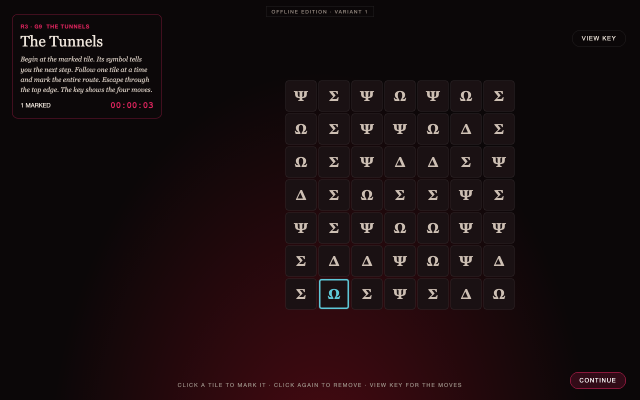
#> input picture tools/simulator/eval/fixtures/variant_game9_seed1.png, 1280 x 800 px (shown at 1/2 size)
$ python -i grid.py   (imports and definitions only)   (older library calls are emulated)
#> lines starting #> are read from the running program, lines starting #| are printed output that depends on the picture; after the words box and inside, x2 and y2 are one past the last pixel; in counts of white or black regions, pixels touching at a corner belong together
#> further down, picture is the input picture: shape (800, 1280, 3); mean B, G, R 14.7, 12.9, 24.5
#!/usr/bin/env python3
"""Deterministic helpers for grid puzzles (Round 3 G8 "The Message Between", G9 "The Tunnels", and lookalikes).

  grid.py read IMAGE [--out DIR]
      Find every grid of same-size tiles in a screenshot. For each grid: rows × cols, exact cell boxes (fractions of the
      image, ready for <step at=…>), highlighted cells (glow/colour, e.g. the start tile or marked tiles), the text in
      each cell (native OCR), and for symbol tiles (arrows, runes, icons) a class letter per cell. Tiles with the same
      symbol share a letter, so you only identify each CLASS once (classes.png shows one sample per class) instead of
      reading every tile. Writes DIR/grid.json for the other commands.

  grid.py route --json DIR/grid.json [--grid N] --key "A=UP,B=DOWN,C=LEFT,D=RIGHT" [--start R,C] [--exit top]
  grid.py route --cells "DLUDDL/DDULDD/..." --key "U=UP,D=DOWN,L=LEFT,R=RIGHT" --start 6,3
      G9: follow the symbols from the start (1-based row,col; default: the highlighted cell) until the route leaves
      through the exit edge. Reports loops / wrong exits, prints the route and ready-to-paste click <step>s.

  grid.py message --seats "STA/Y_C/ALM" --rows "3,1,2" --cols "STORM,FIRE,WAVE" --want-rows "1,2,3"
                  --want-cols "FIRE,WAVE,STORM" --coords "1:FIRE 1:WAVE 1:STORM 2:FIRE ..."
      G8: letters sit FIXED in their seats while the row/column markers move. Prints the transmission text for the target
      arrangement (_ = the blank seat = a space), the marker moves (as swaps) to get from the current to the target
      order, and what the coordinates would read WITHOUT rearranging (the trap).
"""
import argparse
import collections, json
import os
import subprocess
import sys

import cv2
import numpy as np

ROOT = os.path.dirname(os.path.dirname(os.path.abspath(__file__)))
OCR = os.path.join(ROOT, "tools", "ocr", "ocr")


# ----------------------------------------------------------------------------------------------------------- read
def square_boxes(img):
    """Candidate tiles: roughly square contours, several edge thresholds, de-duplicated."""
    g = cv2.cvtColor(img, cv2.COLOR_BGR2GRAY)
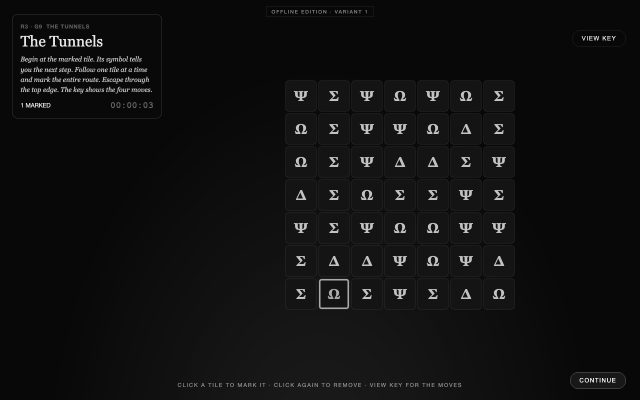
#> g: shape (800, 1280) (shown at 1/2 size); min 8, max 255, mean 16.5
    H, W = g.shape
#> H = 800; W = 1280
    out = []
    for lo, hi, close in ((30, 90, 0), (15, 50, 0), (50, 150, 0), (20, 60, 5)):
        e = cv2.Canny(cv2.GaussianBlur(g, (3, 3), 0), lo, hi)
        e = cv2.dilate(e, np.ones((2, 2), np.uint8))
        if close:  # dashed outlines (answer boxes): bridge the gaps between dashes
            e = cv2.morphologyEx(e, cv2.MORPH_CLOSE, np.ones((close, close), np.uint8))
        cs, _ = cv2.findContours(e, cv2.RETR_LIST, cv2.CHAIN_APPROX_SIMPLE)
        for c in cs:
            x, y, w, h = cv2.boundingRect(c)
            if w < 18 or h < 18 or w > W * 0.3 or h > H * 0.3 or not 0.8 < w / h < 1.25:
                continue
            area = cv2.contourArea(c)
            if area < 0.6 * w * h:  # must be a filled-looking rectangle outline
                continue
            out.append((x, y, w, h))
#> this loop made 4 passes
#> pass 1, in square_boxes, `e = cv2.Canny(cv2.GaussianBlur(g, (3, 3), 0), lo, hi)`:
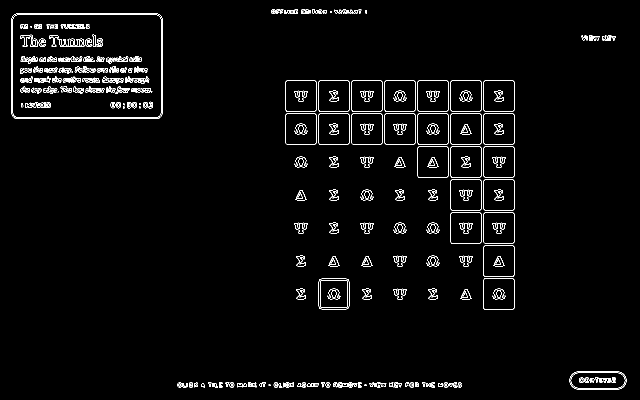
#> e: shape (800, 1280) (shown at 1/2 size); 2.4% white in thin lines or dots
#> pass 1, in square_boxes, `e = cv2.dilate(e, np.ones((2, 2), np.uint8))`:
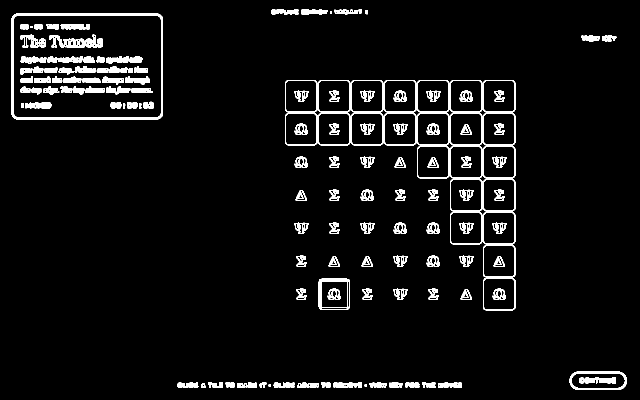
#> e: shape (800, 1280) (shown at 1/2 size); 5% white; 166 white regions (2 under 20 px), largest, box (x1, y1, x2, y2) and area: (23, 27, 326, 239) 4022, (1139, 743, 1254, 780) 1098, (637, 557, 700, 620) 903
#> pass 2, in square_boxes, `e = cv2.Canny(cv2.GaussianBlur(g, (3, 3), 0), lo, hi)`:
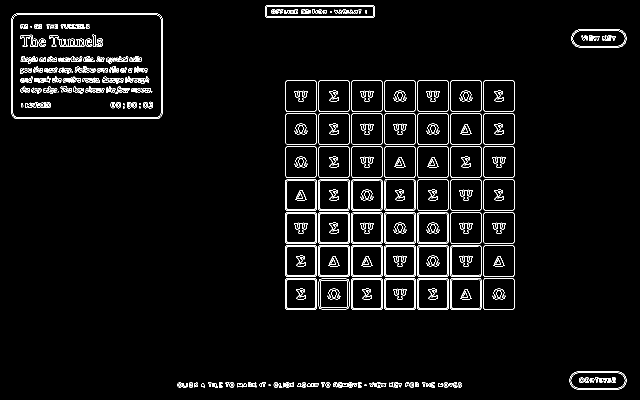
#> e: shape (800, 1280) (shown at 1/2 size); 3.6% white in thin lines or dots
#> pass 2, in square_boxes, `e = cv2.dilate(e, np.ones((2, 2), np.uint8))`:
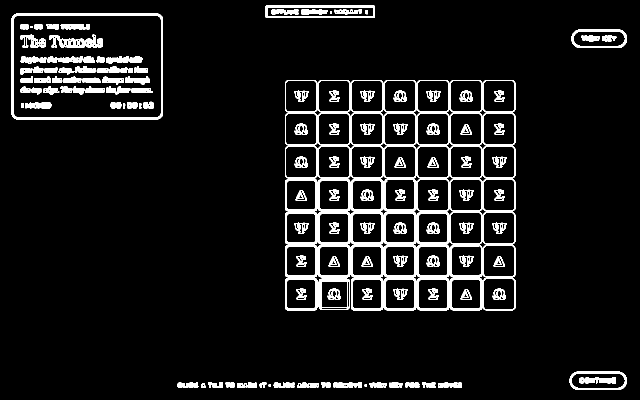
#> e: shape (800, 1280) (shown at 1/2 size); 7.4% white; 193 white regions (2 under 20 px), largest, box (x1, y1, x2, y2) and area: (23, 27, 326, 239) 4022, (531, 11, 750, 36) 1884, (1139, 743, 1254, 780) 1098
#> after the loop:
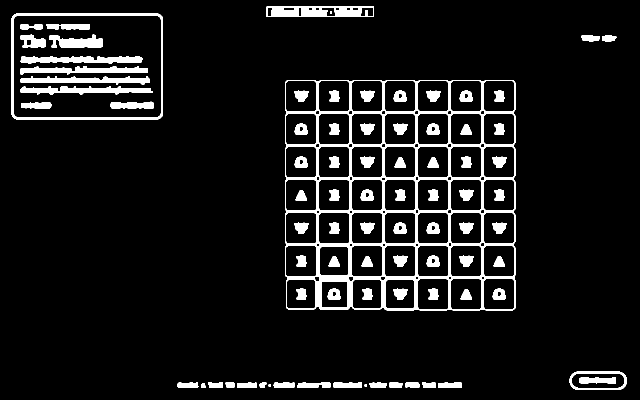
#> e: shape (800, 1280) (shown at 1/2 size); 8.1% white; 83 white regions, largest, box (x1, y1, x2, y2) and area: (570, 160, 1031, 621) 32478, (23, 27, 326, 239) 4036, (533, 13, 748, 34) 3333
#> after the loop, out = 255 items, first 6: (921, 578, 23, 22), (642, 562, 53, 53), (967, 557, 63, 63), (637, 557, 63, 63), (966, 556, 65, 65), (987, 512, 23, 22)
    # merge near-duplicates (same tile found by several thresholds / inner+outer borders): keep the larger
    out.sort(key=lambda b: -b[2] * b[3])
    keep = []
    for b in out:
        cx, cy = b[0] + b[2] / 2, b[1] + b[3] / 2
        if any(abs(cx - (k[0] + k[2] / 2)) < k[2] * 0.35 and abs(cy - (k[1] + k[3] / 2)) < k[3] * 0.35 for k in keep):
            continue
        keep.append(b)
#> this loop made 255 passes
#> (b, cx, cy) on passes 1 to 3: ((966, 556, 65, 65), 998.5, 588.5), ((966, 490, 65, 65), 998.5, 522.5), ((966, 424, 65, 65), 998.5, 456.5)
#> after the loop, keep = 49 items, first 6: (966, 556, 65, 65), (966, 490, 65, 65), (966, 424, 65, 65), (900, 424, 65, 65), (966, 358, 65, 65), (900, 358, 65, 65)
    return keep


# [101 lines left out: functions cluster_1d, even_lattice, grids_from_boxes, ocr_lines, reread, not called in this run]


_ALPHA = None


def _prep(f):
    f = cv2.GaussianBlur(f, (0, 0), 1.5); f = f - f.mean(); return f / (np.linalg.norm(f) + 1e-6)


# [85 lines left out: functions alphabet_templates, match_letter, glyph, glyph_hr, not called in this run]


def _prep(f):
    f = cv2.GaussianBlur(f, (0, 0), 1.5); f = f - f.mean(); return f / (np.linalg.norm(f) + 1e-6)


def _rot(f, a):
    M = cv2.getRotationMatrix2D((f.shape[1] / 2, f.shape[0] / 2), a, 1.0)
    return cv2.warpAffine(f, M, (f.shape[1], f.shape[0]), flags=cv2.INTER_LINEAR, borderValue=0)


# [8 lines left out: function stroke_gap, not called in this run]


MOVE_WORDS = {"up": "UP", "down": "DOWN", "left": "LEFT", "right": "RIGHT", "north": "UP", "south": "DOWN", "west": "LEFT",
              "east": "RIGHT", "↑": "UP", "↓": "DOWN", "←": "LEFT", "→": "RIGHT"}


# [398 lines left out: functions key_card, input_fields, tile_lines, cmd_read, not called in this run]


# ---------------------------------------------------------------------------------------------------------- route
DIRS = {"UP": (-1, 0), "DOWN": (1, 0), "LEFT": (0, -1), "RIGHT": (0, 1), "U": (-1, 0), "D": (1, 0), "L": (0, -1), "R": (0, 1),
        "N": (-1, 0), "S": (1, 0), "W": (0, -1), "E": (0, 1),
        "UPLEFT": (-1, -1), "UPRIGHT": (-1, 1), "DOWNLEFT": (1, -1), "DOWNRIGHT": (1, 1),
        "UL": (-1, -1), "UR": (-1, 1), "DL": (1, -1), "DR": (1, 1), "NW": (-1, -1), "NE": (-1, 1), "SW": (1, -1), "SE": (1, 1)}
TURNS = {"STRAIGHT": 0, "FORWARD": 0, "AHEAD": 0, "F": 0, "S": 0, "LEFT": -1, "L": -1, "RIGHT": 1, "R": 1, "BACK": 2, "B": 2,
         "UTURN": 2}
HEAD = [(-1, 0), (0, 1), (1, 0), (0, -1)]  # clockwise from UP
# pipe tiles: which sides are open (U, R, D, L)
PIPES = {"┃": "UD", "│": "UD", "║": "UD", "━": "LR", "─": "LR", "═": "LR", "┏": "RD", "┌": "RD", "╔": "RD",
         "┓": "LD", "┐": "LD", "╗": "LD", "┗": "UR", "└": "UR", "╚": "UR", "┛": "UL", "┘": "UL", "╝": "UL",
         "╋": "UDLR", "┼": "UDLR", "╬": "UDLR", "┣": "UDR", "├": "UDR", "┫": "UDL", "┤": "UDL", "┳": "LRD", "┬": "LRD",
         "┻": "LRU", "┴": "LRU"}
SIDE = {"U": (-1, 0), "D": (1, 0), "L": (0, -1), "R": (0, 1)}
OPP = {"U": "D", "D": "U", "L": "R", "R": "L"}


# [199 lines left out: functions parse_move, walk, cmd_route, cmd_message, main, not called in this run]


# [2 lines not run here, left out]

>>> import cv2
>>> picture = cv2.imread('simulator/eval/fixtures/variant_game9_seed1.png')
>>> result = square_boxes(picture)
#> result has the same summary as keep in square_boxes
